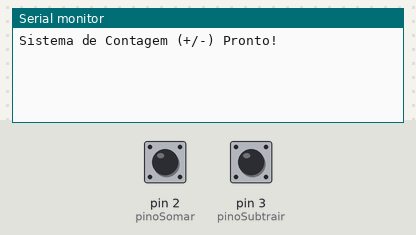
A sketch run on a simulated Arduino Uno, built with avr-gcc and run on an emulated ATmega328P. Shown: the last lines printed to the serial monitor. The test bench sets the inputs (shaded band); at power-on: pin 2 (pinoSomar) HIGH, pin 3 (pinoSubtrair) HIGH.

Above: at 1.2 s.
1.3 s: pin 2 (pinoSomar) pulled LOW for 0.15 s
At 2.3 s:
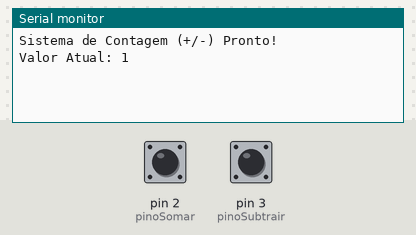
2.9 s: pin 3 (pinoSubtrair) pulled LOW for 0.15 s
At 3.5 s:
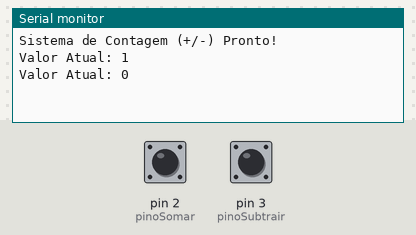
4.5 s: pin 3 (pinoSubtrair) pulled LOW for 1 s
At 5.9 s:
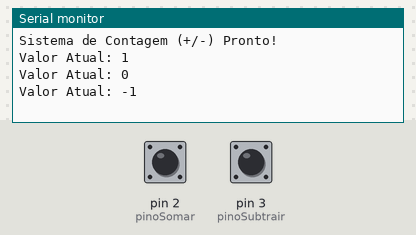

The sketch:

Aula_5.ino
```cpp
const byte pinoSomar = 2;
const byte pinoSubtrair = 3;
int contador = 0;


unsigned long ultimoDebounceSomar = 0;
unsigned long ultimoDebounceSubtrair = 0;
const int tempoDebounce = 50;


static bool ultimoEstadoSomar = HIGH;
static bool ultimoEstadoSubtrair = HIGH;

void setup() {
  Serial.begin(9600);
  pinMode(pinoSomar, INPUT_PULLUP);
  pinMode(pinoSubtrair, INPUT_PULLUP);
  Serial.println("Sistema de Contagem (+/-) Pronto!");
}

void loop() {
  unsigned long tempoAtual = millis();


  bool leituraSomar = digitalRead(pinoSomar);
  if (leituraSomar != ultimoEstadoSomar) {
    ultimoDebounceSomar = tempoAtual;
  }
  if ((tempoAtual - ultimoDebounceSomar) > tempoDebounce) {
    static bool estadoEstavelSomar = HIGH;
    if (leituraSomar == LOW && estadoEstavelSomar == HIGH) {
      contador++;
      exibirContador();
    }
    estadoEstavelSomar = leituraSomar;
  }
  ultimoEstadoSomar = leituraSomar;


  bool leituraSubtrair = digitalRead(pinoSubtrair);
  if (leituraSubtrair != ultimoEstadoSubtrair) {
    ultimoDebounceSubtrair = tempoAtual;
  }
  if ((tempoAtual - ultimoDebounceSubtrair) > tempoDebounce) {
    static bool estadoEstavelSubtrair = HIGH;
    if (leituraSubtrair == LOW && estadoEstavelSubtrair == HIGH) {
      contador--;
      exibirContador();
    }
    estadoEstavelSubtrair = leituraSubtrair;
  }
  ultimoEstadoSubtrair = leituraSubtrair;
}


void exibirContador() {
  Serial.print("Valor Atual: ");
  Serial.println(contador);
}
```

Measured:
- after the input at 1.3 s, the serial monitor: prints a new line after 0.05 s (image 1)
- after the input at 2.9 s, the serial monitor: prints a new line after 0.05 s (image 2)
- after the input at 4.5 s, the serial monitor: prints a new line after 0.05 s (image 3)
